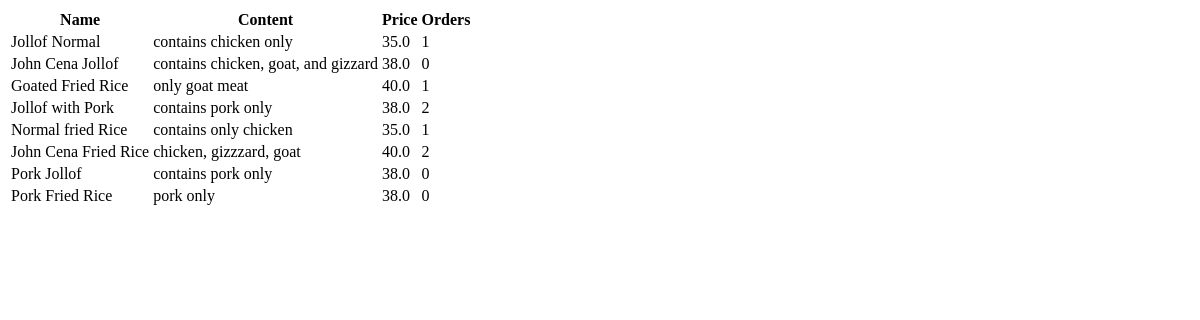
/postget/foods, run on an earlier commit of the app's database.
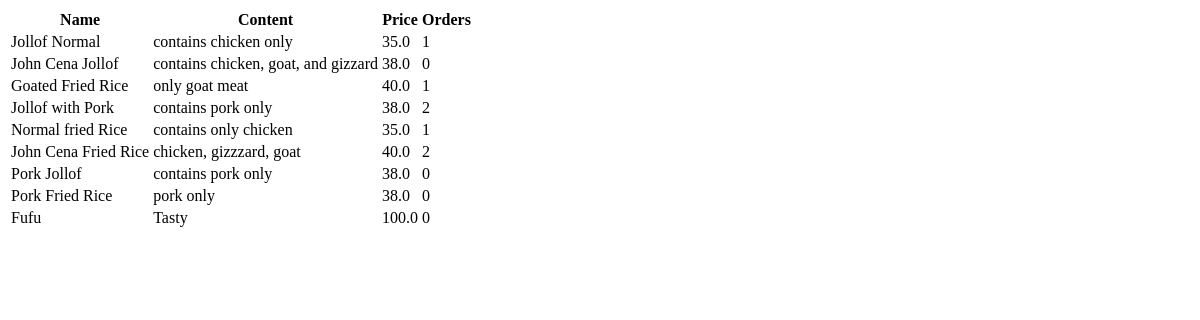
And on a later commit of the database.
### postget/models.py (models this page shows, shortened)
class Food(models.Model):
    name = models.CharField(max_length=200, null=True)
    price = models.FloatField(null=True)
    description = models.CharField(max_length=250, null=True, blank=True)
    date_created = models.DateField(auto_now_add=True, null=True)
    tag = models.ManyToManyField(Tag)

### postget/views.py (the view)
# urls.py: path('foods', views.foods, name='foods'),
def foods(request):
    all_foods = Food.objects.all()
    num_of_orders = [i.order_set.all().count() for i in all_foods]
    for i,j in enumerate(num_of_orders):
        print(j)
    context = {'foods':all_foods, 'orders':orders}
    return render(request, 'foods.html', context)

### postget/templates/foods.html
<table>
    <tr>
        <th>Name</th>
        <th>Content</th>
        <th>Price</th>
        <th>Orders</th>
    </tr>
    {% for food in foods %}
    <tr>
        <td>{{food.name}}</td>
        <td>{{food.description}}</td>
        <td>{{food.price}}</td>
        <td>{{food.order_set.all.count}}</td>
        <td>{{food.tag.set}}</td>
        <td></td>
    </tr>
    {% endfor %}
</table>

What changed in the data, as far as the page shows it:
added Food: name "Fufu", description "Tasty", price "100.0", order_set.all.count "0"
